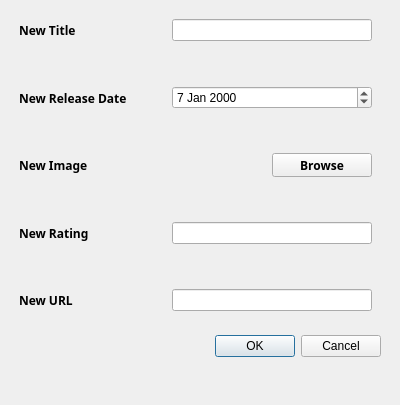
<?xml version="1.0" encoding="UTF-8"?>
<ui version="4.0">
 <class>Edit</class>
 <widget class="QDialog" name="Edit">
  <property name="geometry">
   <rect>
    <x>0</x>
    <y>0</y>
    <width>400</width>
    <height>405</height>
   </rect>
  </property>
  <property name="windowTitle">
   <string>Dialog</string>
  </property>
  <widget class="QDialogButtonBox" name="buttonBox">
   <property name="geometry">
    <rect>
     <x>40</x>
     <y>330</y>
     <width>341</width>
     <height>32</height>
    </rect>
   </property>
   <property name="orientation">
    <enum>Qt::Horizontal</enum>
   </property>
   <property name="standardButtons">
    <set>QDialogButtonBox::Cancel|QDialogButtonBox::Ok</set>
   </property>
  </widget>
  <widget class="QWidget" name="widget" native="true">
   <property name="geometry">
    <rect>
     <x>10</x>
     <y>0</y>
     <width>371</width>
     <height>331</height>
    </rect>
   </property>
   <layout class="QVBoxLayout" name="verticalLayout">
    <item>
     <widget class="QWidget" name="widget_2" native="true">
      <layout class="QHBoxLayout" name="horizontalLayout_2">
       <item>
        <widget class="QLabel" name="titleLabel">
         <property name="minimumSize">
          <size>
           <width>100</width>
           <height>0</height>
          </size>
         </property>
         <property name="font">
          <font>
           <family>Arial,Helvetica,sans-serif</family>
           <weight>75</weight>
           <bold>true</bold>
          </font>
         </property>
         <property name="text">
          <string>New Title</string>
         </property>
        </widget>
       </item>
       <item>
        <widget class="QLineEdit" name="titleInput">
         <property name="maximumSize">
          <size>
           <width>200</width>
           <height>16777215</height>
          </size>
         </property>
        </widget>
       </item>
      </layout>
     </widget>
    </item>
    <item>
     <widget class="QWidget" name="widget_3" native="true">
      <layout class="QHBoxLayout" name="horizontalLayout_3">
       <item>
        <widget class="QLabel" name="releasedateLabel">
         <property name="minimumSize">
          <size>
           <width>100</width>
           <height>0</height>
          </size>
         </property>
         <property name="font">
          <font>
           <family>Arial,Helvetica,sans-serif</family>
           <weight>75</weight>
           <bold>true</bold>
          </font>
         </property>
         <property name="text">
          <string>New Release Date</string>
         </property>
        </widget>
       </item>
       <item>
        <widget class="QDateEdit" name="releasedateInput">
         <property name="sizePolicy">
          <sizepolicy hsizetype="Expanding" vsizetype="Fixed">
           <horstretch>0</horstretch>
           <verstretch>0</verstretch>
          </sizepolicy>
         </property>
         <property name="maximumSize">
          <size>
           <width>200</width>
           <height>16777215</height>
          </size>
         </property>
         <property name="date">
          <date>
           <year>2000</year>
           <month>1</month>
           <day>7</day>
          </date>
         </property>
        </widget>
       </item>
      </layout>
     </widget>
    </item>
    <item>
     <widget class="QWidget" name="widget_4" native="true">
      <layout class="QHBoxLayout" name="horizontalLayout_5">
       <item>
        <widget class="QLabel" name="imageLabel">
         <property name="minimumSize">
          <size>
           <width>100</width>
           <height>0</height>
          </size>
         </property>
         <property name="font">
          <font>
           <family>Arial,Helvetica,sans-serif</family>
           <weight>75</weight>
           <bold>true</bold>
          </font>
         </property>
         <property name="text">
          <string>New Image</string>
         </property>
        </widget>
       </item>
       <item>
        <widget class="QToolButton" name="uploadImgButton">
         <property name="minimumSize">
          <size>
           <width>100</width>
           <height>0</height>
          </size>
         </property>
         <property name="maximumSize">
          <size>
           <width>100</width>
           <height>16777215</height>
          </size>
         </property>
         <property name="font">
          <font>
           <family>Arial,Helvetica,sans-serif</family>
           <weight>75</weight>
           <bold>true</bold>
          </font>
         </property>
         <property name="text">
          <string>Browse</string>
         </property>
         <property name="checkable">
          <bool>true</bool>
         </property>
         <property name="autoExclusive">
          <bool>true</bool>
         </property>
        </widget>
       </item>
      </layout>
     </widget>
    </item>
    <item>
     <widget class="QWidget" name="widget_5" native="true">
      <layout class="QHBoxLayout" name="horizontalLayout_4">
       <item>
        <widget class="QLabel" name="ratingLabel">
         <property name="minimumSize">
          <size>
           <width>100</width>
           <height>0</height>
          </size>
         </property>
         <property name="font">
          <font>
           <family>Arial,Helvetica,sans-serif</family>
           <weight>75</weight>
           <bold>true</bold>
          </font>
         </property>
         <property name="text">
          <string>New Rating</string>
         </property>
        </widget>
       </item>
       <item>
        <widget class="QLineEdit" name="ratingInput">
         <property name="maximumSize">
          <size>
           <width>200</width>
           <height>16777215</height>
          </size>
         </property>
        </widget>
       </item>
      </layout>
     </widget>
    </item>
    <item>
     <widget class="QWidget" name="widget_6" native="true">
      <layout class="QHBoxLayout" name="horizontalLayout">
       <item>
        <widget class="QLabel" name="urlLabel">
         <property name="minimumSize">
          <size>
           <width>100</width>
           <height>0</height>
          </size>
         </property>
         <property name="font">
          <font>
           <family>Arial,Helvetica,sans-serif</family>
           <weight>75</weight>
           <bold>true</bold>
          </font>
         </property>
         <property name="text">
          <string>New URL</string>
         </property>
        </widget>
       </item>
       <item>
        <widget class="QLineEdit" name="urlInput">
         <property name="maximumSize">
          <size>
           <width>200</width>
           <height>16777215</height>
          </size>
         </property>
        </widget>
       </item>
      </layout>
     </widget>
    </item>
   </layout>
  </widget>
 </widget>
 <resources/>
 <connections>
  <connection>
   <sender>buttonBox</sender>
   <signal>accepted()</signal>
   <receiver>Edit</receiver>
   <slot>accept()</slot>
   <hints>
    <hint type="sourcelabel">
     <x>248</x>
     <y>254</y>
    </hint>
    <hint type="destinationlabel">
     <x>157</x>
     <y>274</y>
    </hint>
   </hints>
  </connection>
  <connection>
   <sender>buttonBox</sender>
   <signal>rejected()</signal>
   <receiver>Edit</receiver>
   <slot>reject()</slot>
   <hints>
    <hint type="sourcelabel">
     <x>316</x>
     <y>260</y>
    </hint>
    <hint type="destinationlabel">
     <x>286</x>
     <y>274</y>
    </hint>
   </hints>
  </connection>
 </connections>
</ui>
